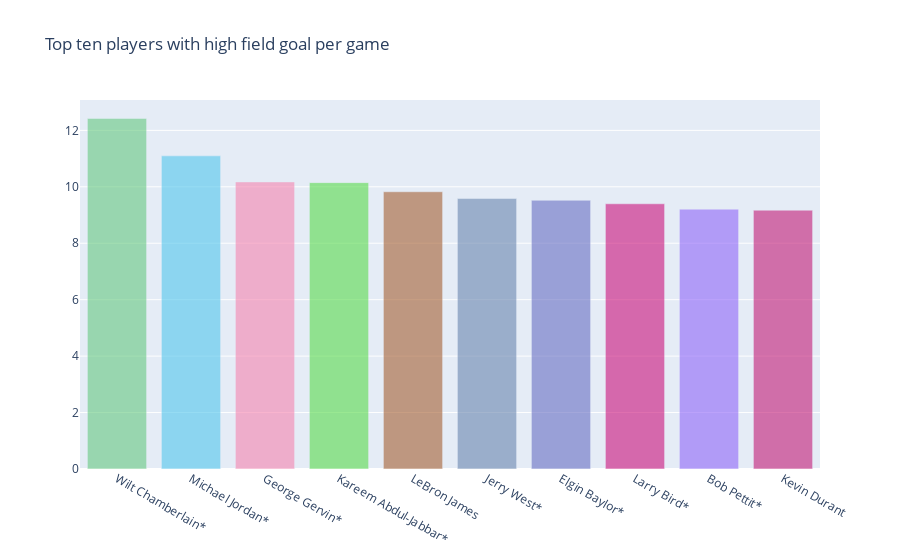

This figure's notebook cell:
### Code cell
trace0 = go.Bar(
    x=fgpg['player'].head(10),
    y=fgpg['FGPG'].head(10),
    marker=dict(
        color= random_colors(10),
       
        
    ),
    opacity=0.6
)

data = [trace0]
layout = go.Layout(
    title='Top ten players with high field goal per game',
)

fig = go.Figure(data=data, layout=layout)
py.iplot(fig, filename='text-hover-bar')

### Figure 1 — Plotly figure (JSON) as saved in the notebook; plotly's stock layout.template omitted (floating-point values rounded to 4 significant figures)
{"data": [{"marker": {"color": ["#66C980", "#52C6ED", "#F584AF", "#58DB4C", "#A55F32", "#6985AF", "#686FC3", "#CC127B", "#9066F9", "#C31B77"]}, "opacity": 0.6, "type": "bar", "x": ["Wilt Chamberlain*", "Michael Jordan*", "George Gervin*", "Kareem Abdul-Jabbar*", "LeBron James", "Jerry West*", "Elgin Baylor*", "Larry Bird*", "Bob Pettit*", "Kevin Durant"], "y": [12.42, 11.1, 10.17, 10.15, 9.824, 9.584, 9.523, 9.399, 9.209, 9.171]}], "layout": {"title": {"text": "Top ten players with high field goal per game"}}}
